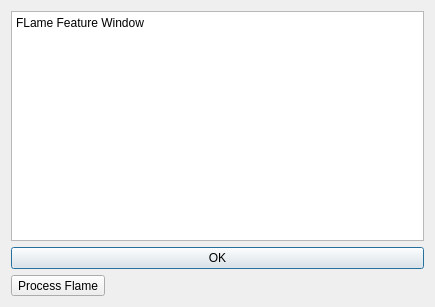
<?xml version="1.0" encoding="UTF-8"?>
<ui version="4.0">
 <class>FlameFeature</class>
 <widget class="QDialog" name="FlameFeature">
  <property name="geometry">
   <rect>
    <x>0</x>
    <y>0</y>
    <width>435</width>
    <height>307</height>
   </rect>
  </property>
  <property name="windowTitle">
   <string>Dialog</string>
  </property>
  <layout class="QGridLayout" name="gridLayout">
   <item row="2" column="0">
    <widget class="QToolButton" name="toolButton">
     <property name="text">
      <string>Process Flame</string>
     </property>
    </widget>
   </item>
   <item row="1" column="0">
    <widget class="QPushButton" name="pushButton">
     <property name="text">
      <string>OK</string>
     </property>
    </widget>
   </item>
   <item row="0" column="0">
    <widget class="QPlainTextEdit" name="plainTextEdit">
     <property name="plainText">
      <string>FLame Feature Window</string>
     </property>
    </widget>
   </item>
  </layout>
 </widget>
 <resources/>
 <connections/>
</ui>
